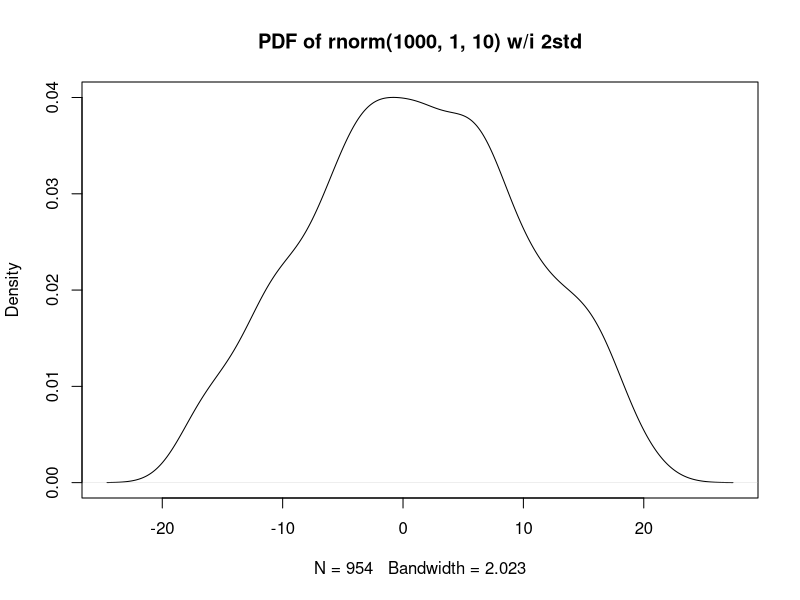
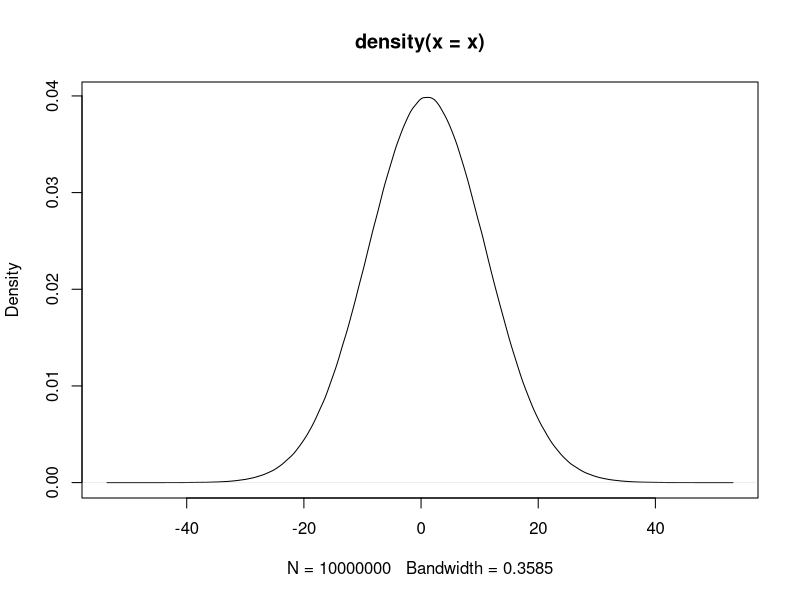

The R source for these figures, in order:
## ---- chunk 1
knitr::opts_chunk$set(echo = TRUE)
library(dplyr)
library(kableExtra)
## ---- chunk 2
x.a <- rnorm(1000, mean = 1, sd = 10)

# 1.1 Filter OUT extreme values out of two standard deviations
x.a.remain <- x.a[x.a > mean(x.a) - 2 * sd(x.a) & x.a < mean(x.a) + 2 * sd(x.a)]

# 1.2 Plotting the distribution of the remaining vector x.a
plot(density(x.a.remain), main = "PDF of rnorm(1000, 1, 10) w/i 2std")

# 1.3 Calculate the 25% 50% and 75% quantile of vector x.a. (You may google "quantile r)
quant <- quantile(x.a); quant
print(paste("The 25%, 50% and 75% quantile of vector x.a. are", round(quant[2], 2),",", round(quant[3], 2),"and", round(quant[4], 2), ", respectively."))

# 1.4 Get the sequence between 25% to 75% of x.a
x.a[x.a > quant[2] & x.a < quant[4]]
## ---- chunk 3
x.b <- c("a", "b", "c", "d", "e", "f", "g", "h", "i", "j", "k")

# 2.1 Get only elements at odd positions
index <- seq(1, length(x.b), by = 2)
x.b[index]

# 2.2 Truncate the first 2 elements and the last 2 elements
x.b[3: (length(x.b) - 2)]
## ---- chunk 4
population <- c(158228, 126687, 228075, 204903, 308383)
town <- c("中正", "大同", "中山", "松山", "大安")

# 3.1 Sort the population, 
# the reuslt should be [1] 126687 158228 204903 228075 308383
sort(population)

# 3.2 Sort populations in decreasing order 
# (Google it or check help)
# Result: [1] 308383 228075 204903 158228 126687
sort(population, decreasing = T)

# 3.3 Sort town names according to population in decreasing order
# Result: [1] "大安" "中山" "松山" "中正" "大同"
dt3.3 <- data.frame(population, town)
as.character(arrange(dt3.3, desc(population))$town)
## ---- chunk 5
# 4.1 Print current time
# e.g., "2019-09-02 21:31:36 CST"
Sys.time()

# 4.2 Check the data type of current time
class(Sys.time())

# 4.3 Print today
# e.g., [1] "2019-09-02"
Sys.Date()

# 4.4 Check the data type of date
class(Sys.Date())

# 4.5 Write example to compare following functions: print(), cat(), and message() 
print("Hello!")
cat("Hello!")
message("Hello!")
## ---- chunk 6
# 5.1 Using google to find out how to measure the ruuning time of the following code

start <- Sys.time()

x <- rnorm(10000000, 1, 10) 
plot(density(x))

end <- Sys.time()

end - start
## ---- chunk 7
a <- c(5, 5, 5, 5, 4, 4, 4, 3, 3, 1, 1, 1, 2, 2, 2)
b <- c(3, 3, 3, 4, 4, 4, 2, 2, 2, 4, 4, 1, 4, 1, 1)
df2 <- data.frame(a, b)

# sort df2 in orders of decreasing b then increasing a
df2 <- df2[order(df2$a, -df2$b),]

## ---- chunk 8
country <- c("CN", "US", "JP", "HK", "KR", "SG", "DE", "MY", "VN", "PH", "TH", "AU", "NL", "SA", "ID", "GB", "IN", "FR", "IT", "AE")

import <- c(26.142, 12.008, 7.032, 13.646, 4.589, 5.768, 2.131, 2.802, 3.428, 3.019, 1.976, 1.118, 1.624, 0.449, 0.983, 1.302, 1.027, 0.553, 0.670, 0.455)

export <- c(22.987, 12.204, 11.837, 7.739, 5.381, 4.610, 2.866, 2.784, 2.414, 2.092, 1.839, 1.788, 1.665, 1.409, 1.391, 1.075, 0.974, 0.899, 0.800, 0.728)

dt1.3.2 <- data.frame(country, import, export)

dt1.3.2 %>%
  kable() %>%
  kable_styling()

# Reorder
dt1.3.2 <- dt1.3.2[order(-dt1.3.2$import, -dt1.3.2$export),] #先排出口再入口
dt1.3.2 %>%
  kable() %>%
  kable_styling()
